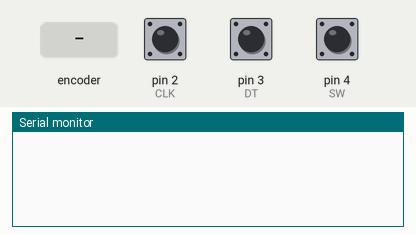
This sketch was run on a simulated Arduino Uno, built with avr-gcc and run on an emulated ATmega328P. On the bench: the last lines printed to the serial monitor. The inputs (shaded band) are chosen by the test bench; at power-on: pin 4 (SW) HIGH, pin 2 (CLK) HIGH, pin 3 (DT) HIGH.

Above: at 1.2 s.
1.3 s: rotary encoder on pin 2 (CLK) / pin 3 (DT) turned 1 step (first pin leading)
At 1.7 s:
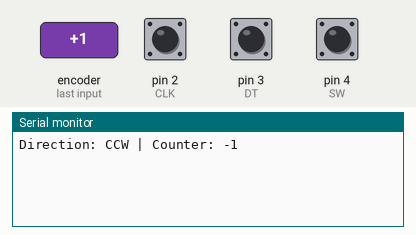
3.0 s: pin 4 (SW) pulled LOW for 0.15 s
At 3.6 s:
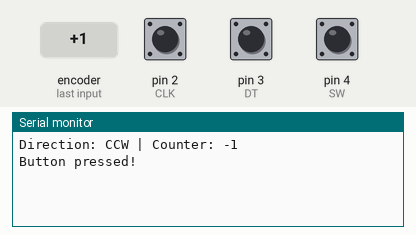
4.6 s: rotary encoder on pin 2 (CLK) / pin 3 (DT) turned 2 steps (second pin leading)
At 5.3 s:
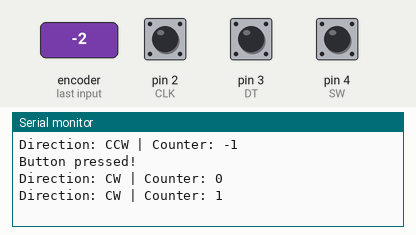

Measured:
- after the input at 1.3 s, the serial monitor: prints a new line after 0.05 s (image 1)
- after the input at 3.0 s, the serial monitor: prints a new line at once (image 2)
- after the input at 4.6 s, the serial monitor: prints a new line after 0.08 s (image 3)

The sketch:

Rotary_Encoder.ino
```cpp
#define CLK 2
#define DT 3
#define SW 4
int counter = 0;
int currentstateCLK;
int laststateCLK;
String currentdir =" ";
unsigned long lastbuttonpress = 0;
void setup()
{
  //set encoder pin as inputs
  pinMode (CLK, INPUT);
  pinMode (DT, INPUT);
  pinMode (SW, INPUT_PULLUP);
  //setup serial monitor
  Serial.begin(9600);
  //read initial state of CLK
  laststateCLK = digitalRead(CLK);
}
void loop()
{
 currentstateCLK = digitalRead(CLK);
 if (currentstateCLK != laststateCLK && currentstateCLK == 1)
 {
  if (digitalRead(DT) != currentstateCLK)
  {
    counter --;
    currentdir = "CCW";
  }
  else
  {
    counter ++;
    currentdir = "CW";
  }
    Serial.print("Direction: ");
    Serial.print(currentdir);
    Serial.print(" | Counter: ");
    Serial.println(counter);
 }
 laststateCLK = currentstateCLK;
 // Read the button state
 int btnState = digitalRead(SW);

  //If we detect LOW signal, button is pressed
  if (btnState == LOW)
  {
    //if 50ms have passed since last LOW pulse, it means that the
    //button has been pressed, released and pressed again
    if (millis() - lastbuttonpress > 50)
    {
      Serial.println("Button pressed!");
    }

    // Remember last button press event
    lastbuttonpress = millis();
  }

  // Put in a slight delay to help debounce the reading
  delay(1);
}
```
